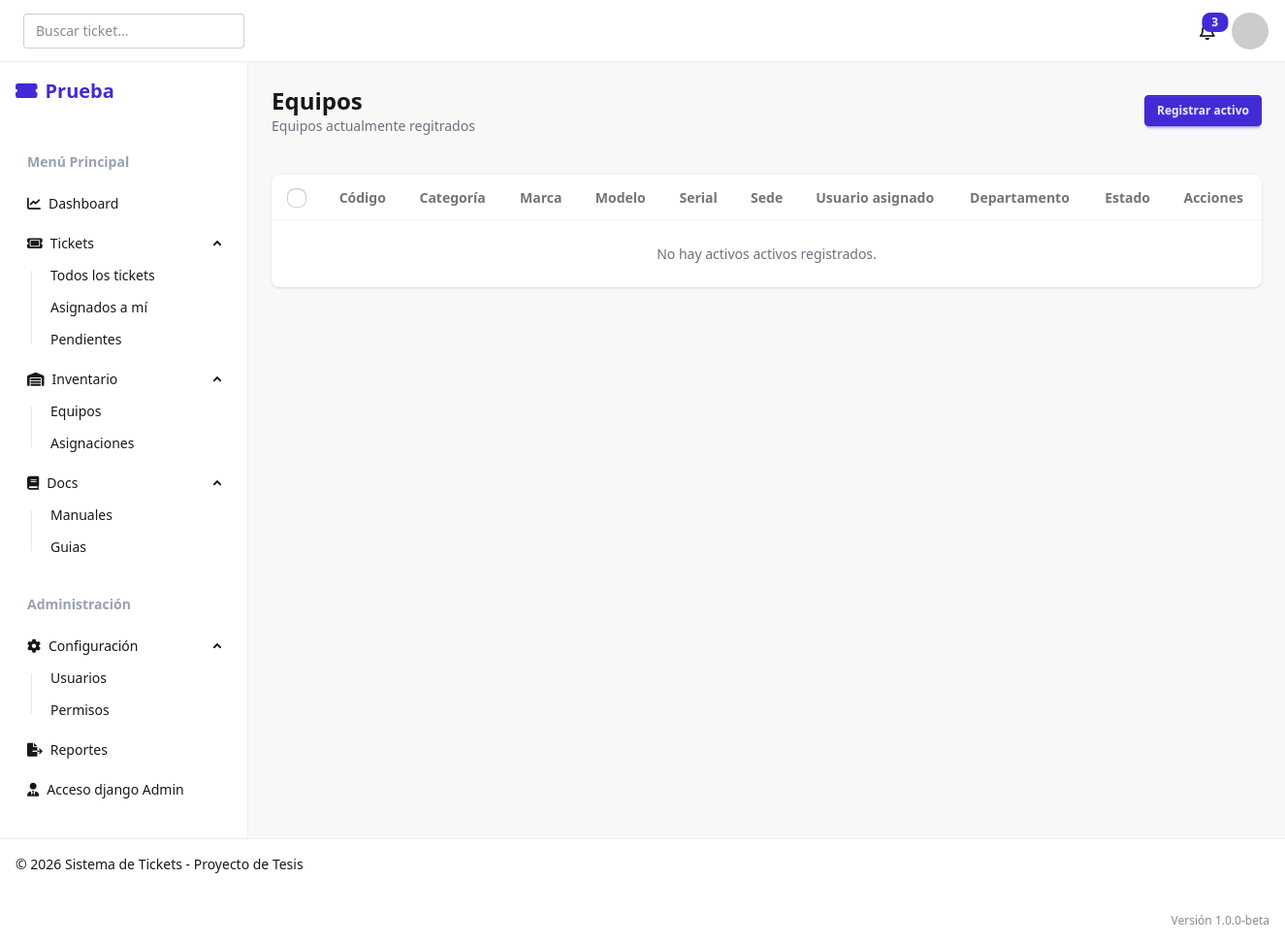
Before: /inventory/view/ with the older database file.
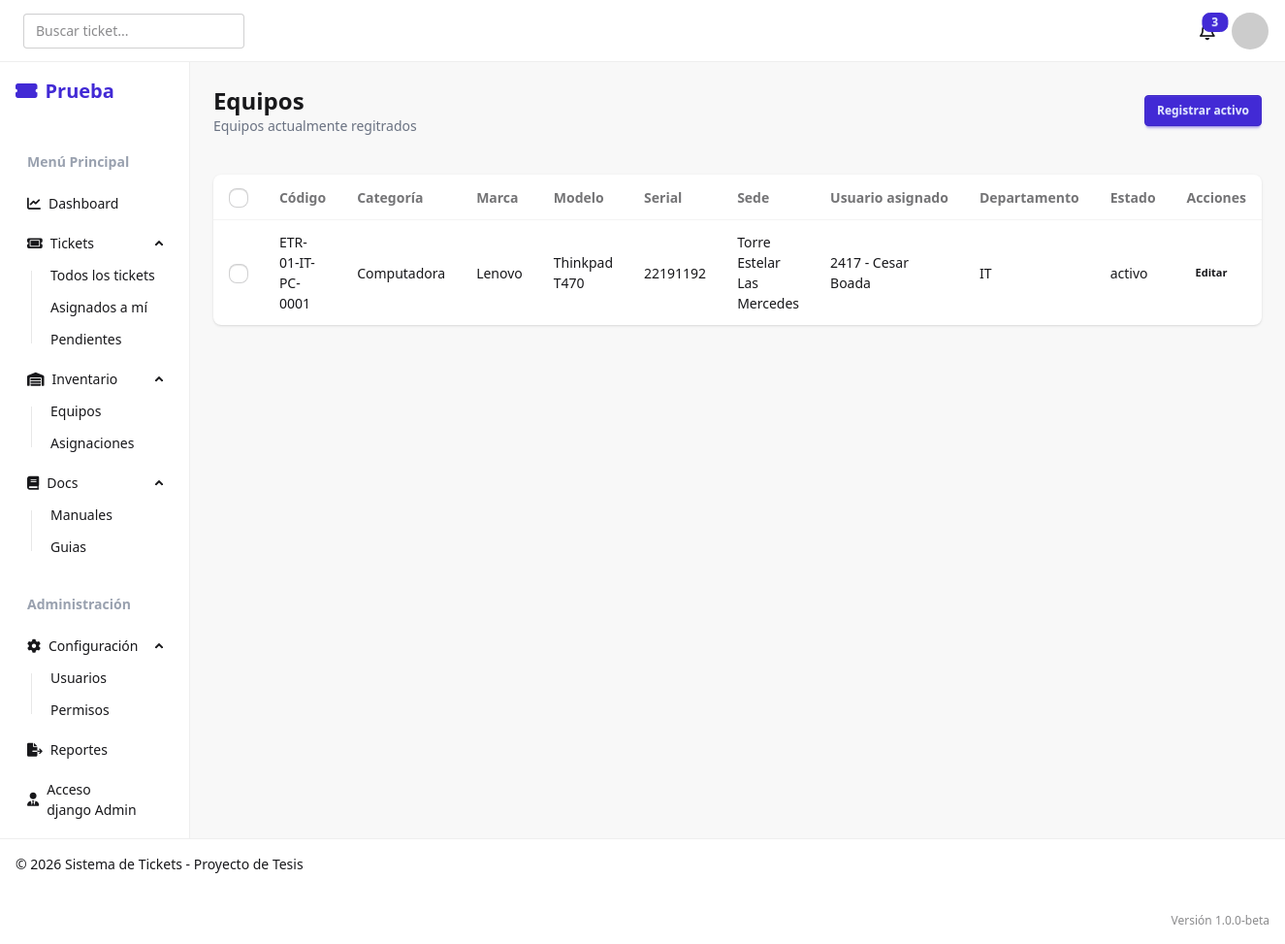
After: the same page with the newer database file.
### inventory/models.py (models this page shows, shortened)
class activos(models.Model):
    codigo = models.CharField(max_length=50, primary_key=True)
    categoria = models.ForeignKey(
        activos_categoria,
        on_delete=models.PROTECT,
        to_field='nombre',
        db_column='categoria',
        related_name='activos',
    )
    marca = models.CharField(max_length=50)
    modelo = models.CharField(max_length=50)
    serial = models.CharField(max_length=50, unique=True)
    sede = models.ForeignKey(
        'users.sede',
        on_delete=models.PROTECT,
        to_field='codigo',
        related_name='activos',
    )
    usuario_asignado = models.ForeignKey(
        'users.usuario',
        on_delete=models.SET_NULL,
        null=True,
        blank=True,
        related_name='activos_asignados',
        to_field='ID_empleado',
        db_column='usuario_asignado'
    )
    departamento = models.ForeignKey(
        'users.departamento',
        on_delete=models.PROTECT,
        to_field='nombre',
        db_column='departamento',
        related_name='activos'
    )
    estado = models.CharField(max_length=50) #'Activo', 'Inactivo', 'Dado de baja'
    verbose_name_plural = "activos"

class activos_categoria(models.Model):
    codigo = models.CharField(max_length=50, unique=True, null=True)
    nombre = models.CharField(max_length=100, unique=True)
    descripcion = models.TextField(blank=True)
    class Meta:
        verbose_name_plural = "categorias de activo"
    def __str__(self):
        return self.nombre

### users/models.py (models this page shows)
class sede(models.Model):
    codigo = models.CharField(
        max_length=3,
        unique=True,
        help_text="Codigo de sede de 3 caracteres")
    nombre = models.CharField(
        max_length=50,
        unique=True)
    departamentos = models.ManyToManyField(
        departamento,
        related_name='sedes',
        help_text="Departamentos en esta sede"
        )
    def __str__(self):
        return self.nombre

class usuario(AbstractUser):
    validador_empleado = RegexValidator(
        regex=r'^\d{4}',
        message="el numero de empleado debe tener 4 digitos"
    )
    ID_empleado = models.CharField(
        max_length=4,
        unique=True,
        validators=[validador_empleado],
        help_text="ID de empleado de 4 digitos",
        default="0000"
    )
    USERNAME_FIELD = 'ID_empleado'
    departamento = models.ForeignKey(
        'departamento',
        on_delete=models.SET_NULL,
        null=True,
        related_name='usuarios'
        )
    sede = models.ForeignKey(
        'sede',
        on_delete=models.SET_NULL,
        null=True,
        related_name='usuarios'
        )
    REQUIRED_FIELDS = ['username', 'email']
    def __str__(self):
        return f"{self.ID_empleado} - {self.get_full_name()}"

class departamento(models.Model):
    codigo = models.CharField(max_length=10, unique=True, null=True)
    nombre = models.CharField(max_length=50, unique=True)
    def __str__(self):
        return self.nombre
    class Meta:
        verbose_name_plural = "departamentos"

### inventory/views.py (the view)
# urls.py: path('view/', views.inventory_view, name='inventory_view'),
def inventory_view(request):
    activos_registrados = (
        activos.objects.select_related('categoria', 'sede', 'usuario_asignado', 'departamento')
        .filter(estado__iexact='activo')
        .order_by('codigo')
    )
    return render(request, 'inventory_view.html', {'activos': activos_registrados})

### inventory/templates/inventory_view.html (shortened to what this page needs)
{% extends 'base.html' %}
{% block content %}
<div class="space-y-6">
    <div class="flex flex-col gap-4 sm:flex-row sm:items-center sm:justify-between">
        <div>
            <h1 class="text-2xl font-bold">Equipos</h1>
            <p class="text-sm text-gray-500">Equipos actualmente regitrados</p>
        </div>
        <a href="{% url 'inventory_create' %}" class="btn btn-primary btn-sm">Registrar activo</a>
    </div>
    <form method="post" action="{% url 'inventory_delete' %}" class="space-y-4">
        <div class="overflow-x-auto bg-base-100 rounded-lg shadow">
            <table class="table w-full">
                <thead>
                    <tr>
                        <th><input type="checkbox" id="select-all" class="checkbox checkbox-sm" /></th>
                        <th>Código</th>
                        <th>Categoría</th>
                        <th>Marca</th>
                        <th>Modelo</th>
                        <th>Serial</th>
                        <th>Sede</th>
                        <th>Usuario asignado</th>
                        <th>Departamento</th>
                        <th>Estado</th>
                        <th>Acciones</th>
                    </tr>
                </thead>
                <tbody>
                    {% for activo in activos %}
                        <tr>
                            <td>
                                <input type="checkbox" name="activos_seleccionados" value="{{ activo.codigo }}" class="checkbox checkbox-sm row-checkbox" />
                            </td>
                            <td>{{ activo.codigo }}</td>
                            <td>{{ activo.categoria }}</td>
                            <td>{{ activo.marca }}</td>
                            <td>{{ activo.modelo }}</td>
                            <td>{{ activo.serial }}</td>
                            <td>{{ activo.sede }}</td>
                            <td>{{ activo.usuario_asignado|default:'Sin asignar' }}</td>
                            <td>{{ activo.departamento }}</td>
                            <td>{{ activo.estado }}</td>
                            <td>
                                <a href="{% url 'inventory_edit' activo.codigo %}" class="btn btn-ghost btn-xs">Editar</a>
                            </td>
                        </tr>
                    {% empty %}
                        <tr>
                            <td colspan="11" class="text-center text-gray-500 py-6">No hay activos activos registrados.</td>
                        </tr>
                    {% endfor %}
                </tbody>
            </table>
        </div>
    </form>
</div>
{% endblock %}

### templates/base.html (shortened to what this page needs)
{% load tailwind_tags %}
{% load static %}
<!DOCTYPE html>
<html lang="es" data-theme="light"> <head>
    {% tailwind_css %}
    <link rel="stylesheet" href="https://cdnjs.cloudflare.com/ajax/libs/font-awesome/6.0.0/css/all.min.css">
</head>
<body class="bg-base-200 min-h-screen flex flex-col">
    {% include 'includes/navbar.html' %}
    <div class="flex flex-1">
        {% include 'includes/sidebar.html' %}
        <main class="flex-1 p-6">
            {% block content %}
            {% endblock %}
        </main>
    </div>
    {% include 'includes/footer.html' %}
</body>
</html>

### templates/includes/navbar.html (shortened to what this page needs)
<div class="navbar bg-base-100 border-b border-base-300 px-4">
  <div class="flex-1">
    <div class="hidden md:flex ml-2">
      <div class="form-control">
        <input type="text" placeholder="Buscar ticket..." class="input input-bordered w-24 md:w-auto h-9" />
      </div>
    </div>
  </div>
  <div class="flex-none gap-2">
    <button class="btn btn-ghost btn-circle">
      <div class="indicator">
        <span class="badge badge-sm badge-primary indicator-item">3</span>
      </div>
    </button>
    <div class="dropdown dropdown-end">
      <div tabindex="0" role="button" class="btn btn-ghost btn-circle avatar">
        <div class="w-10 rounded-full">
          <img src="https://ui-avatars.com/api/?name=Usuario+Tesis&background=random" alt="avatar" />
        </div>
      </div>
    </div>
  </div>
</div>

### templates/includes/sidebar.html
<aside class="bg-base-100 w-64 min-h-screen border-r border-base-300 hidden lg:block">
  <div class="p-4 mb-4">
    <span class="text-xl font-bold text-primary flex items-center gap-2">
      <i class="fa-solid fa-ticket-simple"></i> Prueba
    </span>
  </div>
  <ul class="menu w-full px-4 gap-2">
    <li class="menu-title text-gray-400">Menú Principal</li>
    <li><a class="active"><i class="fa-solid fa-chart-line"></i> Dashboard</a></li>
    <li>
      <details open>
        <summary><i class="fa-solid fa-ticket"></i> Tickets</summary>
        <ul>
          <li><a href="{% url 'tickets_view' %}">Todos los tickets</a></li>
          <li><a href="{% url 'tickets_view_self' %}">Asignados a mí</a></li>
          <li><a>Pendientes</a></li>
        </ul>
      </details>
    </li>
    <li>
      <details open>
        <summary><i class="fa-solid fa-warehouse"></i> Inventario</summary>
        <ul>
          <li><a href="{% url 'inventory_view' %}">Equipos</a></li>
          <li><a>Asignaciones</a></li>
        </ul>
      </details>
    </li>
    <li>
      <details open>
        <summary><i class="fa-solid fa-book"></i> Docs</summary>
        <ul>
          <li><a>Manuales</a></li>
          <li><a>Guias</a></li>
        </ul>
      </details>
    </li>
    <li class="menu-title mt-4 text-gray-400">Administración</li>
    <li>
      <details open>
        <summary><i class="fa-solid fa-gear"></i> Configuración</summary>
        <ul>
          <li><a href="{% url 'user_view' %}">Usuarios</a></li>
          <li><a>Permisos</a></li>
        </ul>
      </details>
    </li>
    <li><a><i class="fa-solid fa-file-export"></i> Reportes</a></li>
    <li><a href="/admin/"><i class="fa-solid fa-user-tie"></i> Acceso django Admin</a></li>
  </ul>
</aside>

### templates/includes/footer.html
<footer class="footer items-center p-4 bg-base-100 text-base-content border-t border-base-300">
  <aside class="items-center grid-flow-col">
    <p>© 2026 Sistema de Tickets - Proyecto de Tesis</p>
  </aside>
  <nav class="grid-flow-col gap-4 md:place-self-center md:justify-self-end text-xs opacity-50">
    <span>Versión 1.0.0-beta</span>
  </nav>
</footer>

Changed rows visible on the page:
added activos: codigo "ETR-01-IT-PC-0001", categoria "Computadora", marca "Lenovo", modelo "Thinkpad T470", serial "22191192", sede "Torre Estelar Las Mercedes", usuario_asignado "2417 - Cesar Boada", departamento "IT", estado "activo"
Other visible differences:
text no longer shown: "No hay activos activos registrados."
